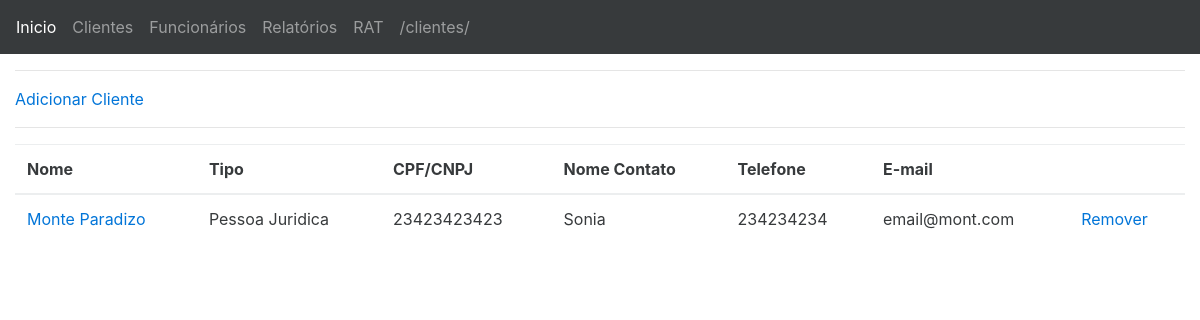
/clientes/, run on an earlier commit of the app's database.
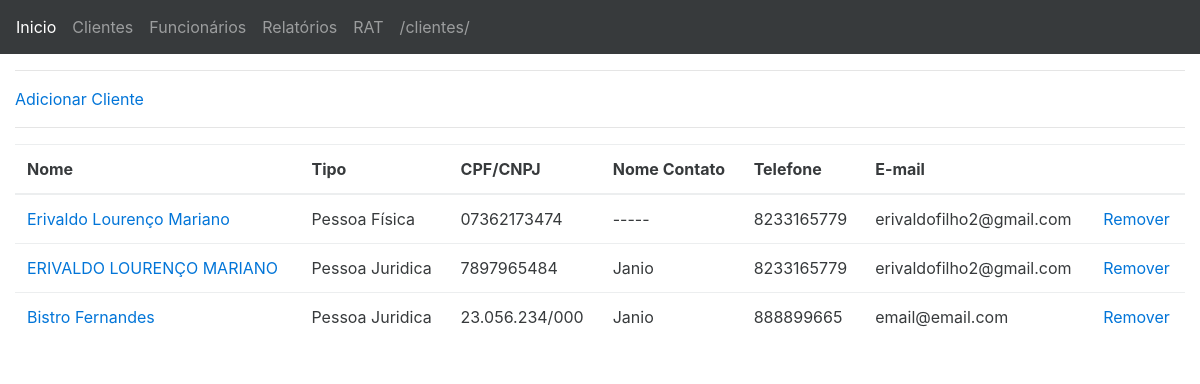
And on a later commit of the database.
### app_cliente/models.py (models this page shows, shortened)
class Cliente(models.Model):
    nome = models.CharField(max_length=100)
    endereco = models.ForeignKey(Endereco, null=True,blank=True)
    contato = models.ForeignKey(Contato, null=True,blank=True)

class ClientePJ(Cliente):
    razao = models.CharField(max_length=100)# Razão social da empresa
    responsavel = models.CharField(max_length=50)
    cnpj = models.CharField(max_length=14)
    observacao = models.TextField()

class ClientePF(Cliente):
    cpf = models.CharField(max_length=14,blank=True)
    observacao = models.TextField(blank=True)

### app_comum/models.py (models this page shows, shortened)
class Contato(models.Model):
    tel_fixo = models.CharField(max_length=13,blank=True, null=True)
    tel_celular = models.CharField(max_length=14)
    email = models.EmailField(null=True)

### app_cliente/views.py (the view)
# urls.py: url(r'^clientes/', include('app_cliente.urls')),
def clientes(request):
    clientes = Cliente.objects.all()
    return render(request,'clientes.html',{
                'clientes': clientes,
                })

### app_cliente/templates/clientes.html (shortened to what this page needs)
{% extends "base.html" %}
{% block content %}
<hr>
<a href="/clientes/add_cliente">Adicionar Cliente</a>
<hr>
<table class="table">
	<thead>
		<tr>
			<th>Nome</th>
			<th>Tipo</th>
			<th>CPF/CNPJ</th>
			<th>Nome Contato</th>
			<th>Telefone</th>
			<th>E-mail</th>
			<th></th>
		</tr>
	</thead>
	<tbody>
		{%for cliente in clientes%}
		<tr>
			<td><a href="/clientes/{{cliente.id}}/info_cliente">{{cliente.nome}}</a></td>
			{% if cliente.clientepf %}
			<td>Pessoa Física</td>
			<td>{{cliente.clientepf.cpf}}</td>
			{% elif cliente.clientepj%}
			<td>Pessoa Juridica</td>
			<td>{{cliente.clientepj.cnpj}}</td>
			{% endif %}
			<td>{{cliente.clientepj.responsavel|default:"-----"}}</td>
			<td>{{cliente.contato.tel_celular}}</td>
			<td>{{cliente.contato.email}}</td>
			<td><a href="/clientes/{{cliente.id}}/delete_cliente">Remover</a></td>
		</tr>
		{% endfor %}
	</tbody>
</table>
{% endblock %}

### app_comum/templates/base.html (shortened to what this page needs)
 {% load static from staticfiles %}
<!DOCTYPE html>
<html>
<head>
<link rel="stylesheet" type="text/css" href="{% static "lib/bootstrap-4-alpha/css/bootstrap.min.css" %}">
<link rel="stylesheet" type="text/css" href="{% static "estilo.css" %}">
</head>
<body>
	{% include "header.html" %}
	<div class="container-fluid">
	{%block content %}
	{% endblock %}
	</div>
</body>
</html>

### app_comum/templates/header.html
<nav class="navbar navbar-full navbar-dark bg-inverse">
{% include "nav.html" %}
</nav>

### app_comum/templates/nav.html
  <div class="nav navbar-nav">
    <a class="nav-item nav-link active" href="/">Inicio <span class="sr-only">(current)</span></a>
    <a class="nav-item nav-link" href="/clientes">Clientes</a>
    <a class="nav-item nav-link" href="/funcionarios">Funcionários</a>
    <a class="nav-item nav-link" href="#">Relatórios</a>
    <a class="nav-item nav-link" href="#">RAT</a>
    <a class="nav-item nav-link" href="#">{{ request.path }}</a>
  </div>

What changed in the data, as far as the page shows it:
removed Cliente: nome "Monte Paradizo", clientepj.cnpj "23423423423", clientepj.responsavel "Sonia", contato.tel_celular "234234234", contato.email "email@mont.com"
added Cliente: nome "Erivaldo Lourenço Mariano", clientepf.cpf "07362173474", clientepj.responsavel "-----", contato.tel_celular "8233165779", contato.email "erivaldofilho2@gmail.com"
added Cliente: nome "ERIVALDO LOURENÇO MARIANO", clientepj.cnpj "7897965484", clientepj.responsavel "Janio", contato.tel_celular "8233165779", contato.email "erivaldofilho2@gmail.com"
added Cliente: nome "Bistro Fernandes", clientepj.cnpj "23.056.234/000", clientepj.responsavel "Janio", contato.tel_celular "888899665", contato.email "email@email.com"
